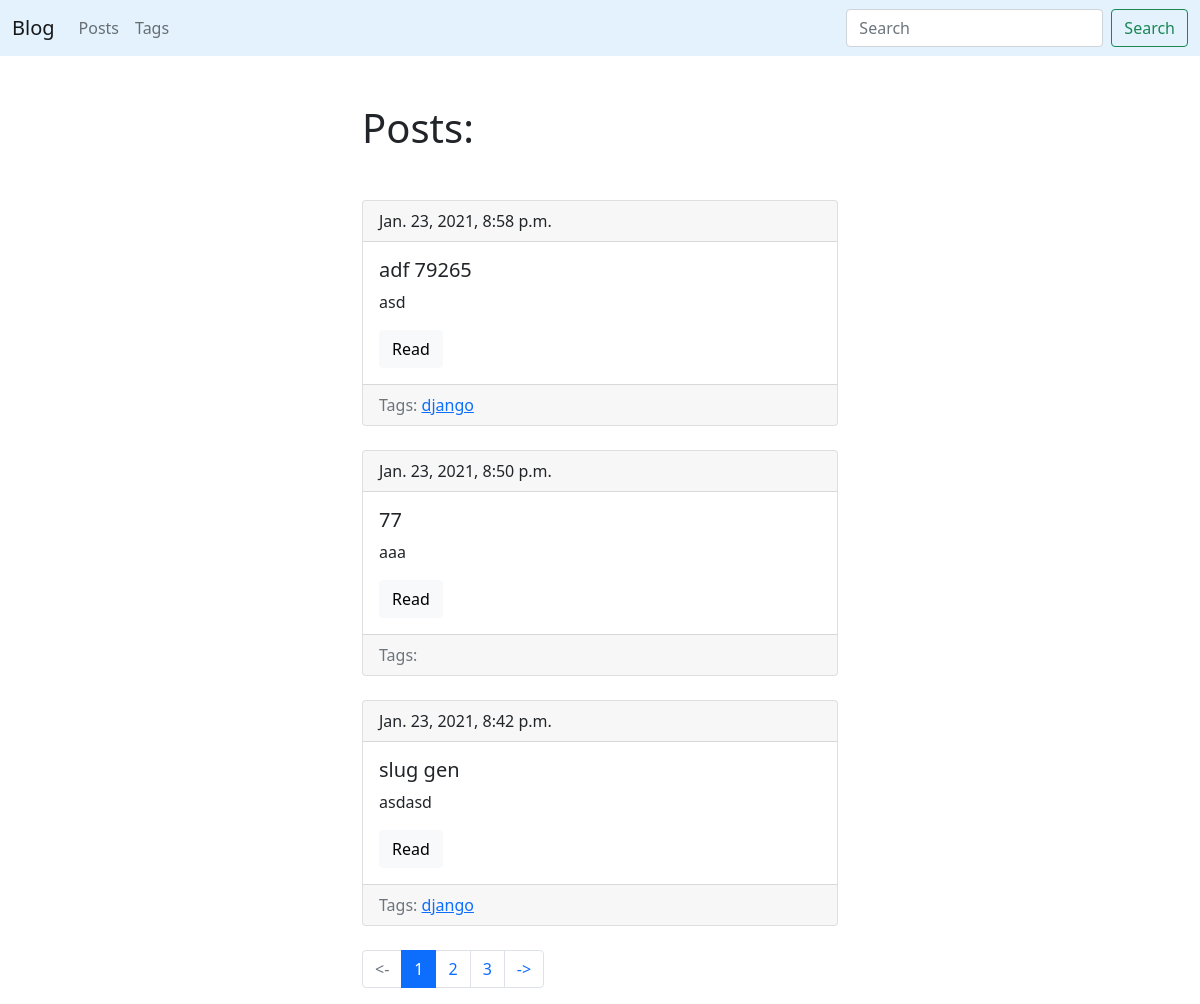
The page /blog/ on the database as committed earlier.
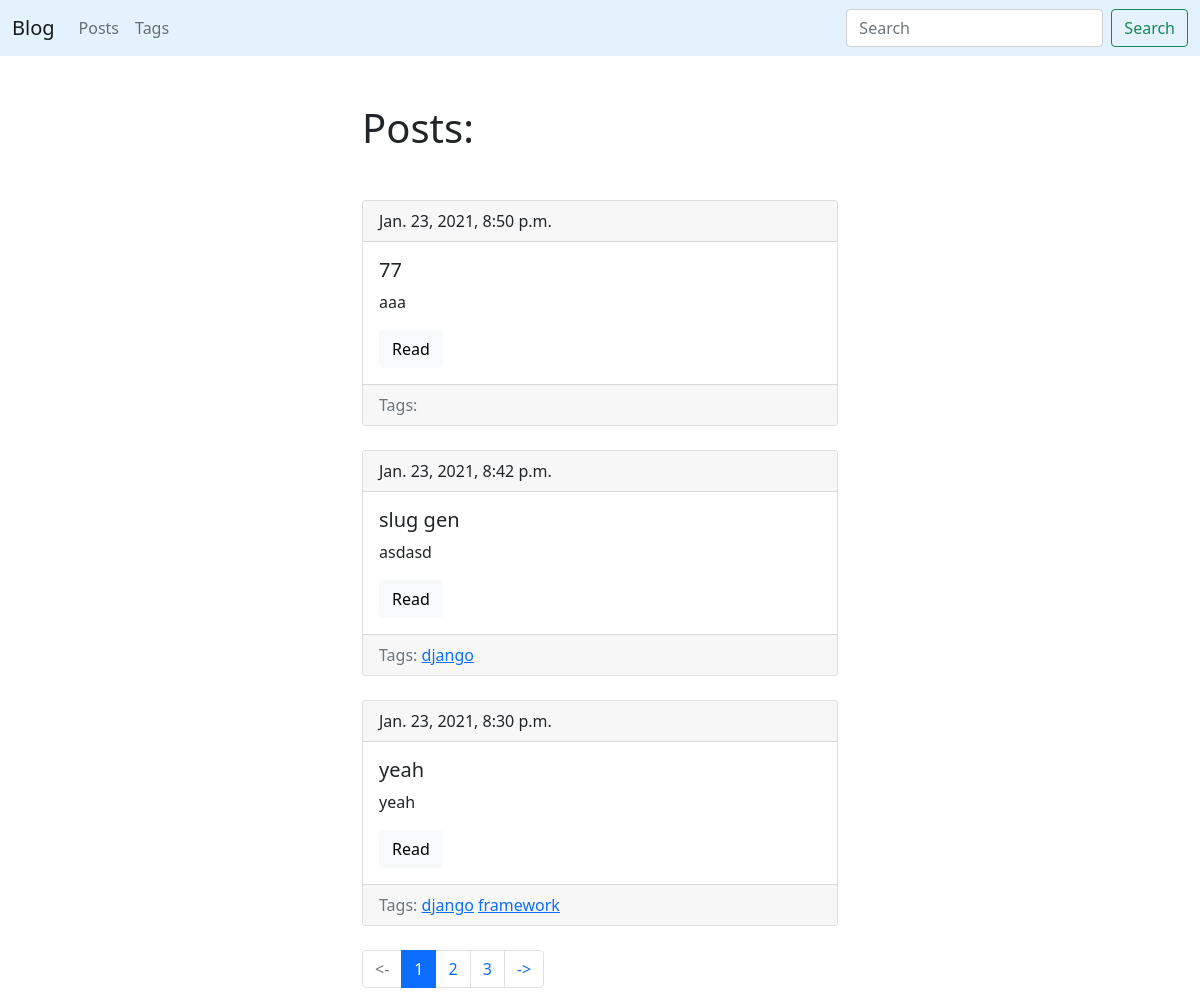
The same page on the database as committed later.
### blog/models.py (models this page shows, shortened)
class Post(models.Model):
	title = models.CharField(max_length=150, db_index=True)
	slug = models.SlugField(max_length=150, blank=True, unique=True)
	body = models.TextField(blank=True, db_index=True)
	tags = models.ManyToManyField('Tag', blank=True, related_name='posts')
	date_pub = models.DateTimeField(auto_now_add=True)
	def get_absolute_url(self):
		return reverse('post_detail_url', kwargs={'slug': self.slug})
	class Meta:
		ordering = ['-date_pub']

class Tag(models.Model):
	title = models.CharField(max_length=50)
	slug = models.SlugField(max_length=50, unique=True)
	def get_absolute_url(self):
		return reverse('tag_detail_url', kwargs={'slug': self.slug})
	def __str__(self):
		return self.title
	class Meta:
		ordering = ['title']

### blog/views.py (the view)
# urls.py: path('', posts_list, name='posts_list_url'),
def posts_list(request):
	search_query = request.GET.get('search', '')
	if search_query:
		posts = Post.objects.filter(Q(title__icontains=search_query) | Q(body__icontains=search_query))
	else:
		posts = Post.objects.all()
	paginator = Paginator(posts, 3)
	page_number = request.GET.get('page', 1)
	page = paginator.get_page(page_number)
	return render(request, 'blog/index.html', context={'page_object': page, 'search_query': search_query})

### blog/templates/blog/index.html (shortened to what this page needs)
{% extends 'blog/base_blog.html' %}
{% block content %}
	<h1 class="mb-5">Posts:</h1>
	{% for post in page_object.object_list %}
		{% include 'blog/includes/post_card_template.html' %}
	{% endfor %}
{% endblock %}

### blog/templates/blog/includes/post_card_template.html
<div class="card mb-4">
	<div class="card-header">
		{{ post.date_pub }}
	</div>
	<div class="card-body">
		<h5 class="card-title">{{ post.title }}</h5>
		<p class="card-text">{{ post.body|truncatewords:15 }}</p>
		<a href="{{ post.get_absolute_url }}" class="btn btn-light">Read</a>
	</div>
	<div class="card-footer text-muted">
    	Tags:
    	{% for tag in post.tags.all %}
    		<a href="{{ tag.get_absolute_url }}">{{ tag }}</a>
    	{% endfor %}
 	</div>
</div>

Rows that differ between the two databases and show on the page:
removed Post: date_pub "Jan. 23, 2021, 8:58 p.m.", title "adf 79265", body "asd", Tag (title "django")
now on this page (row unchanged): Post: date_pub "Jan. 23, 2021, 8:30 p.m.", title "yeah", body "yeah", Tag (title "django")
now on this page (row unchanged): Tag: title "framework", shown under "Jan. 23, 2021, 8:30 p.m."
